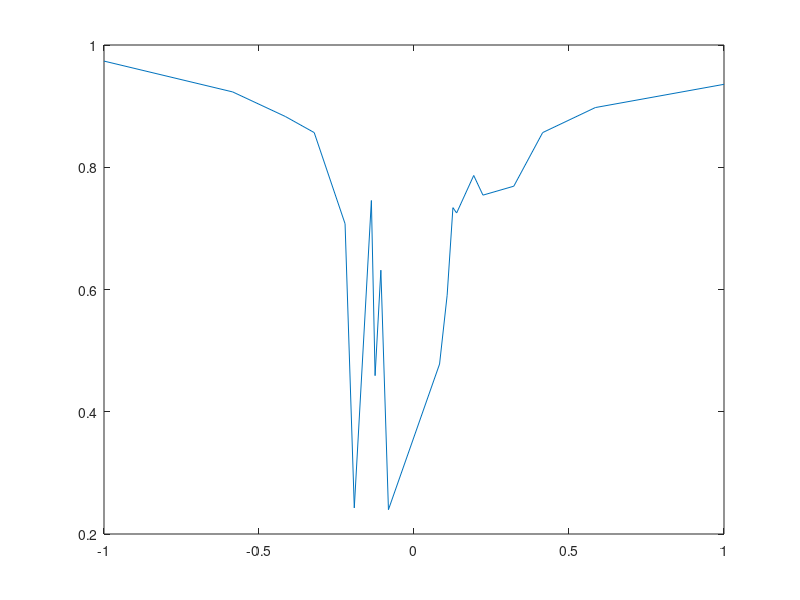

Write the MATLAB code that produced this figure.
load('ClaytonDataImport')

indx = strcmp(Protocol,'Panamath');
uniNum = unique(LeftRightNumerosityRatio(indx));
for k = 1:numel(uniNum)
    indx = strcmp(Protocol,'Panamath') & LeftRightNumerosityRatio == uniNum(k);
    meanAcc(k) = mean(Accuracy(indx));
end
plot(log2(uniNum),meanAcc)